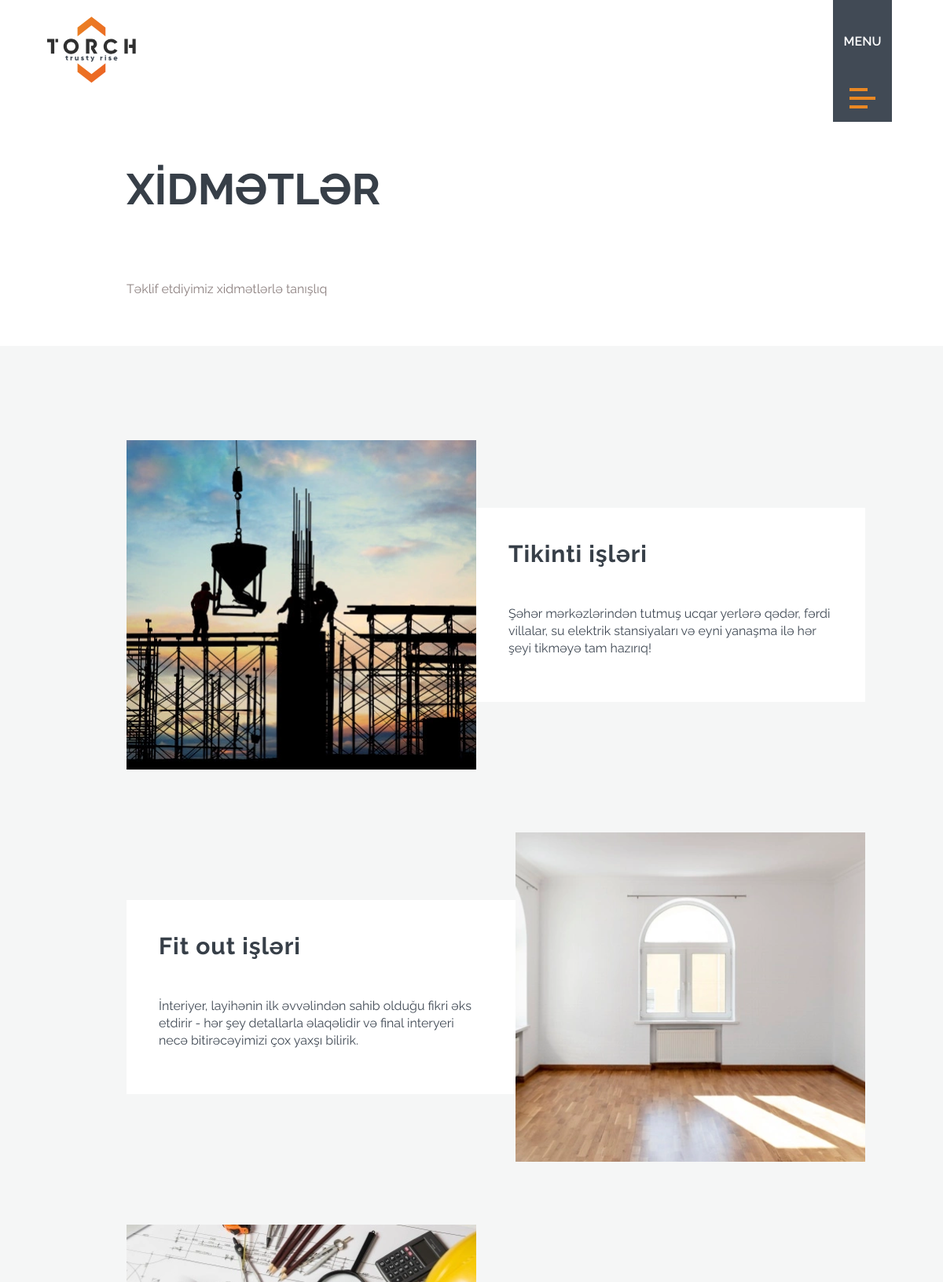
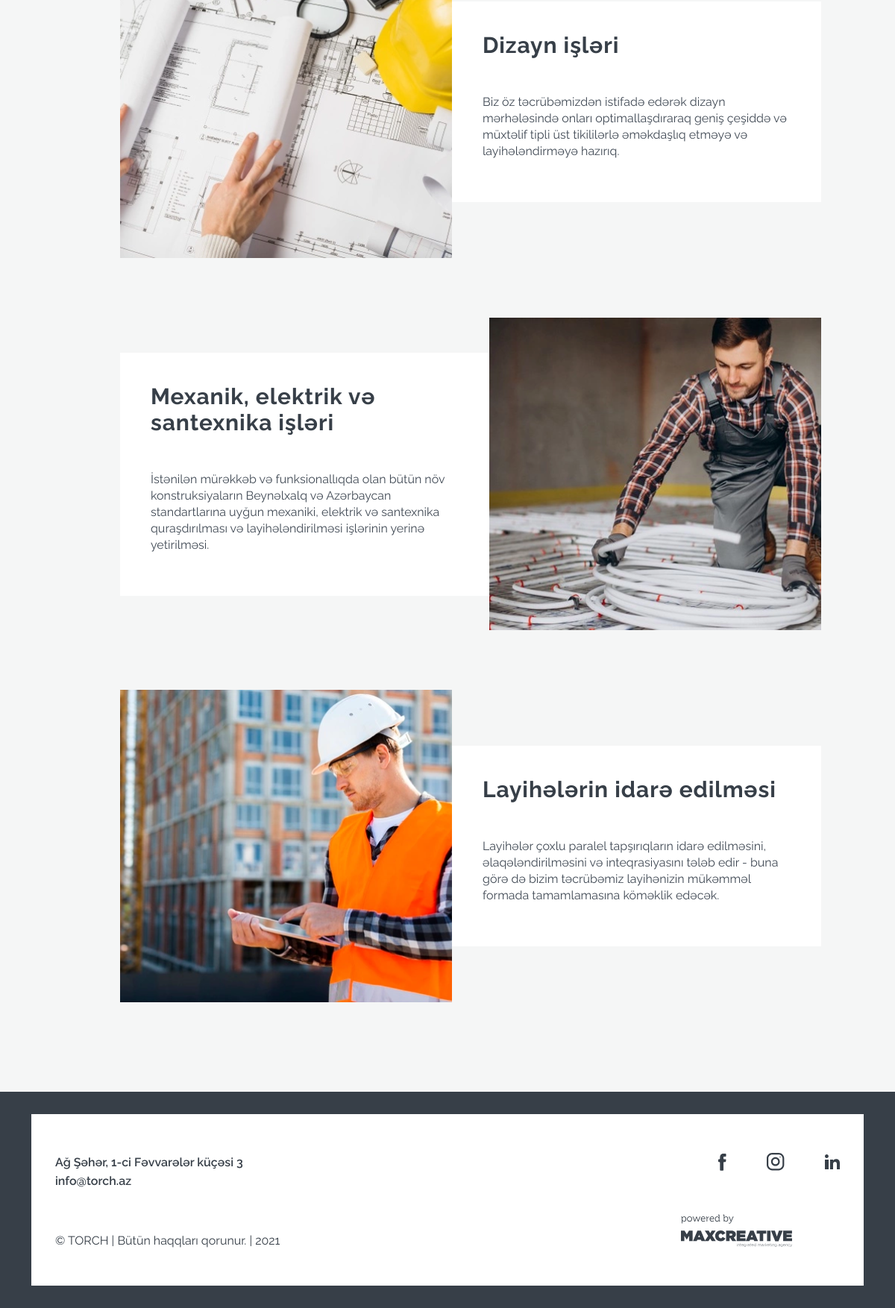
Page /services/ on the committed database (2 pictures, top to bottom).
### home/models.py (models this page shows, shortened)
class General(models.Model):
    logo = models.FileField()
    logo_white = models.FileField()
    meta_title = models.CharField(max_length=255)
    meta_description = models.CharField(max_length=255)
    meta_keywords = models.CharField(max_length=255)
    favicon = models.FileField()
    copyright = models.CharField(max_length=255)
    powered_by_logo = models.FileField()
    powered_by_url = models.CharField(max_length=255)
    email = models.CharField(max_length=255)
    phone = models.CharField(max_length=255)
    address = models.CharField(max_length=255)
    map_embed = models.CharField(max_length=1000)
    map_url = models.CharField(max_length=1000)
    sirketimiz = models.TextField()
    our_mission = models.TextField()
    deyerlerimiz = models.TextField()
    korporativ_medeniyyet = models.TextField()
    sirketimiz_title_text = models.CharField(max_length=255)
    our_mission_title_text = models.CharField(max_length=255)
    deyerlerimiz_title_text = models.CharField(max_length=255)
    korporativ_medeniyyet_title_text = models.CharField(max_length=255)
    class Meta:
        verbose_name = 'Ümumi məlumatlar'
        verbose_name_plural = verbose_name

class Service(models.Model):
    title = models.CharField(max_length=255)
    image = models.FileField()
    description = models.CharField(max_length=255)
    class Meta:
        verbose_name = 'Xidmətlər'
        verbose_name_plural = verbose_name

class Social(models.Model):
    icon = models.FileField()
    icon_font_tag = models.CharField(max_length=255)
    url = models.CharField(max_length=255)
    name = models.CharField(max_length=255)
    class Meta:
        verbose_name = 'Sosial Media Linkləri'
        verbose_name_plural = verbose_name

### statik/models.py (models this page shows, shortened)
class ServiceStatik(models.Model):
    main_title = models.CharField(max_length=255)
    main_description = models.CharField(max_length=255)
    class Meta:
        verbose_name = 'Xidmətlər'
        verbose_name_plural = verbose_name

### home/views.py (the view)
# urls.py: path('services/', home_views.services, name="services"),
def services(request):
    general = General.objects.all()[0]
    social = Social.objects.all()
    service_statik = ServiceStatik.objects.all()[0]
    services = Service.objects.all()
    context = {
        'general': general,
        'social': social,
        'service_statik': service_statik,
        'services': services,
    }
    return render(request, 'services.html', context)

### templates/services.html (shortened to what this page needs)
{% load static %}
<!DOCTYPE html>
<html lang="en">
<head>
    <link href="https://cdn.jsdelivr.net/npm/bootstrap@5.1.3/dist/css/bootstrap.min.css" rel="stylesheet">
    <link rel="stylesheet" href="https://cdnjs.cloudflare.com/ajax/libs/font-awesome/6.0.0-beta3/css/all.min.css">
    <link rel="stylesheet" href="{% static 'css/style.css'%}">
    <link rel="stylesheet" href="{% static 'css/responsive.css'%}">
</head>
<body>
    <header>
        <nav>
            <a href="{% url 'index'%}">
                <div class="logo">
                    <img src="{{general.logo.url}}" alt="">
                   </div>
            </a>
            <div class="burger-menu menu-bar">
                <div class="menu-main">MENU</div>
                <div class="lines">
                    <div class="line line1"></div>
                    <div class="line line2"></div>
                    <div class="line line1"></div>
                </div>
            </div>
        </nav>
    </header>
    <section class="about">
        <div class="my-container">
            <div class="about-head">
                <div class="title services-title">
                    <h1>{{service_statik.main_title}}</h1>
                    <p>{{service_statik.main_description}}</p>
                </div>
            </div>
        </div>
    </section>
    <section class="services">
        <div class="services-content">
            <div class="services-position">
				{% for s in services %}
				{% if not forloop.counter|divisibleby:2 %}
                <div class="services-item">
                    <div class="services-img">
                        <img src="{{s.image.url}}" alt="">
                    </div>
                    <div class="services-text">
                        <h4>{{s.title}}</h4>
                        <p>{{s.description}}</p>
                    </div>
                </div>
				{% else %}
				<div class="services-item">
				<div class="services-text">
                        <h4>{{s.title}}</h4>
                        <p>{{s.description}}</p>
                    </div>
                    <div class="services-img">
                        <img src="{{s.image.url}}" alt="">
                    </div>
                </div>
				{% endif %}
				{% endfor %}
            </div>
        </div>
    </section>
    <footer>
        <div class="footer-width">
            <div class="container">
                <div class="footer-content">
                    <div class="footer-address">
                        <div class="address">
                            <p>{{general.address}}</p>
                            <p>{{general.email}}</p>
                        </div>
                        <div class="copyright">
                            {{general.copyright}}
                        </div>
                    </div>
                    <div class="footer-socials">
                        <div class="socials">
                            {%for s in social%}
                            <a href="{{s.url}}" target="_blank"><img src="{{s.icon.url}}" alt=""></a>
                            {% endfor %}
                        </div>
                        <div class="powered-by">
                            <a href="{{general.powered_by_url}}" target="_blank">
                            <img src="{{general.powered_by_logo.url}}" alt=""></a>
                        </div>
                    </div>
                </div>
            </div>
        </div>
    </footer>
</body>
</html>

### static/css/style.css (style rules this page uses)
:root { --main-font: 'Raleway'; --main-color: #EA8823; --bg-color: #373F48; --text-color: #373F48; --secondary-text-color: #414A55; }
* { margin: 0; padding: 0; box-sizing: border-box; font-family: var(--main-font); }
a { text-decoration: none; }
header { width: 100%; }
nav { width: 90%; margin: auto; display: flex; justify-content: space-between; align-items: center; }
.logo img { width: 113px; padding-top: 15px; }
.burger-menu { position: fixed; right: 65px; top: 0; width: 75px; height: 155px; background-color: #414A55; color: #fff; display: flex; flex-wrap: wrap; align-items: end; justify-content: center; text-align: center; z-index: 999; transition: all .5s ease-in; cursor: pointer; }
.burger-menu .menu-main { flex: 0 0 100%; font-weight: 600; font-size: 16px; line-height: 19px; }
.lines { padding-bottom: 10px; }
.line { background-color: var(--main-color); height: 4px; margin: 7px 0; }
.line1 { width: 23px; transition: all .3s ease-in; }
.line2 { width: 33px; }
.menu-bar { cursor: pointer; z-index: 999999; }
footer { background-color: var(--bg-color); padding: 30px 0; }
.footer-content { background-color: #fff; display: flex; justify-content: space-between; height: 230px; align-items: center; padding: 0 32px; }
.address { margin-bottom: 58px; }
.address p { margin: 0; font-weight: 600; font-size: 16px; line-height: 25px; color: var(--text-color); }
.copyright { font-size: 16px; line-height: 19px; display: flex; align-items: center; color: #373F48; }
.socials { padding-bottom: 58px; float: right; }
.socials img { padding-left: 50px; }
.about-head { display: flex; justify-content: space-between; padding-bottom: 45px; padding-top: 100px; }
.my-container { width: 87%; }
.about-head .title { position: relative; left: 161px; }
.about-head .title h1 { font-weight: bold; font-size: 55px; line-height: 65px; color: #373F48; }
.about-head .title p { font-weight: normal; font-size: 16px; line-height: 22px; color: #8D8180; width: 65%; }
.services-title h1 { margin-bottom: 84px; }
.services-title p { width: 100% !important; }
.services { background-color: #F5F6F6; }
.services-content { width: 87%; }
.services-position { position: relative; left: 161px; padding: 80px 0; }
.services-item { display: flex; align-items: center; width: 90%; padding: 40px 0; }
.services-text { background-color: #fff; padding: 41px; }
.services-text h4 { margin-bottom: 48px; font-weight: bold; font-size: 30px; line-height: 35px; letter-spacing: 0.03em; color: #373F48; }
.services-text p { font-size: 16px; line-height: 22px; color: #414A55; }
@media screen and (max-width: 1320px) { .services-text { height: initial; } }

### rows in the picture
General: logo (picture), address "Ağ Şəhər, 1-ci Fəvvarələr küçəsi 3", email "info@torch.az", copyright "© TORCH | Bütün haqqları qorunur. | 2021", powered_by_logo (picture)
ServiceStatik: main_title "XİDMƏTLƏR", main_description "Təklif etdiyimiz xidmətlərlə tanışlıq"
Service: image (picture), title "Tikinti işləri", description "Şəhər mərkəzlərindən tutmuş ucqar yerlərə qədər, fərdi villalar, su elektrik stansiyaları və eyni yanaşma ilə hər şeyi tikməyə tam hazırıq!"
Service: title "Fit out işləri", description "İnteriyer, layihənin ilk əvvəlindən sahib olduğu fikri əks etdirir - hər şey detallarla əlaqəlidir və final interyeri necə bitirəcəyimizi çox yaxşı bilirik.", image (picture)
Service: image (picture), title "Dizayn işləri", description "Biz öz təcrübəmizdən istifadə edərək dizayn mərhələsində onları optimallaşdıraraq geniş çeşiddə və müxtəlif tipli üst tikililərlə əməkdaşlıq etməyə və layihələndirməyə hazırıq."
Service: title "Mexanik, elektrik və santexnika işləri", description "İstənilən mürəkkəb və funksionallıqda olan bütün növ konstruksiyaların Beynəlxalq və Azərbaycan standartlarına uyğun mexaniki, elektrik və santexnika quraşdırılması və layihələndirilməsi işlərinin yerinə yetirilməsi.", image (picture)
Service: image (picture), title "Layihələrin idarə edilməsi", description "Layihələr çoxlu paralel tapşırıqların idarə edilməsini, əlaqələndirilməsini və inteqrasiyasını tələb edir - buna görə də bizim təcrübəmiz layihənizin mükəmməl formada tamamlamasına köməklik edəcək."
Social: icon (picture)
Social: icon (picture)
Social: icon (picture)
